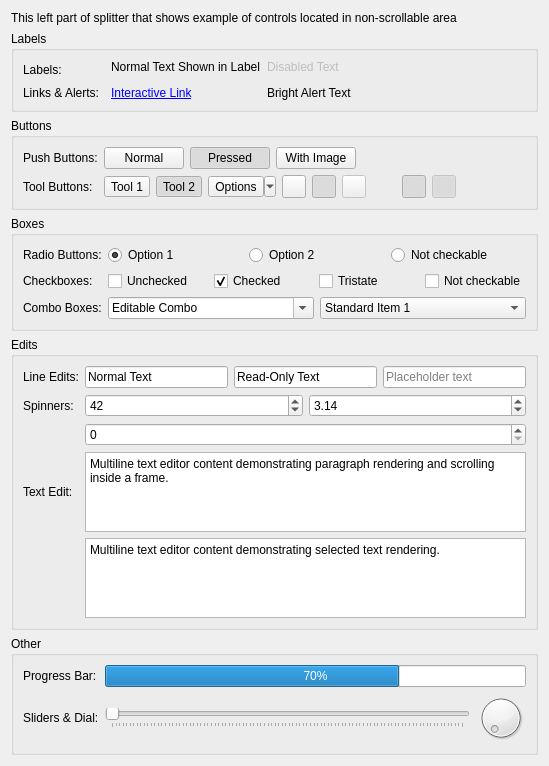
      <widget class="QWidget" name="tabBasic">
       <attribute name="title">
        <string>Basic Controls</string>
       </attribute>
       <layout class="QVBoxLayout" name="verticalLayout">
        <item>
         <widget class="QSplitter" name="splitter">
          <property name="orientation">
           <enum>Qt::Orientation::Vertical</enum>
          </property>
          <widget class="QWidget" name="widget" native="true">
           <layout class="QGridLayout" name="gridLayout_3">
            <item row="2" column="0">
             <widget class="QGroupBox" name="groupBox_3">
              <property name="title">
               <string>Buttons</string>
              </property>
              <layout class="QGridLayout" name="gridLayout_4">
               <item row="0" column="0" rowspan="2">
                <widget class="QLabel" name="lblPushBtnHead_2">
                 <property name="text">
                  <string>Push Buttons:</string>
                 </property>
                </widget>
               </item>
               <item row="2" column="0">
                <widget class="QLabel" name="lblToolBtnHead_2">
                 <property name="text">
                  <string>Tool Buttons:</string>
                 </property>
                </widget>
               </item>
               <item row="2" column="1">
                <layout class="QHBoxLayout" name="horizontalLayout_3">
                 <item>
                  <widget class="QToolButton" name="toolBtn1_2">
                   <property name="text">
                    <string>Tool 1</string>
                   </property>
                  </widget>
                 </item>
                 <item>
                  <widget class="QToolButton" name="toolBtn2_2">
                   <property name="text">
                    <string>Tool 2</string>
                   </property>
                   <property name="checkable">
                    <bool>true</bool>
                   </property>
                   <property name="checked">
                    <bool>true</bool>
                   </property>
                  </widget>
                 </item>
                 <item>
                  <widget class="QToolButton" name="tbOptions_2">
                   <property name="text">
                    <string>Options</string>
                   </property>
                   <property name="popupMode">
                    <enum>QToolButton::ToolButtonPopupMode::MenuButtonPopup</enum>
                   </property>
                  </widget>
                 </item>
                 <item>
                  <widget class="QToolButton" name="toolButton_8">
                   <property name="toolTip">
                    <string>Just sample of toolbar with icon with applied color styling</string>
                   </property>
                   <property name="text">
                    <string/>
                   </property>
                   <property name="icon">
                    <iconset>
                     <normaloff>:/icons/visible.lci</normaloff>:/icons/visible.lci</iconset>
                   </property>
                  </widget>
                 </item>
                 <item>
                  <widget class="QToolButton" name="toolButton_9">
                   <property name="toolTip">
                    <string>Just sample of toolbar with icon with applied color styling</string>
                   </property>
                   <property name="text">
                    <string/>
                   </property>
                   <property name="icon">
                    <iconset>
                     <normaloff>:/icons/move_copy.lci</normaloff>:/icons/move_copy.lci</iconset>
                   </property>
                   <property name="checkable">
                    <bool>true</bool>
                   </property>
                   <property name="checked">
                    <bool>true</bool>
                   </property>
                  </widget>
                 </item>
                 <item>
                  <widget class="QToolButton" name="toolButton_10">
                   <property name="enabled">
                    <bool>false</bool>
                   </property>
                   <property name="toolTip">
                    <string>Just sample of toolbar with icon with applied color styling</string>
                   </property>
                   <property name="text">
                    <string/>
                   </property>
                   <property name="icon">
                    <iconset>
                     <normaloff>:/icons/close_all.lci</normaloff>:/icons/close_all.lci</iconset>
                   </property>
                   <property name="checkable">
                    <bool>true</bool>
                   </property>
                  </widget>
                 </item>
                 <item>
                  <widget class="QToolButton" name="toolButton_11">
                   <property name="toolTip">
                    <string>Just sample of toolbar with icon with applied color styling</string>
                   </property>
                   <property name="text">
                    <string/>
                   </property>
                   <property name="icon">
                    <iconset>
                     <normaloff>:/icons/add.lci</normaloff>:/icons/add.lci</iconset>
                   </property>
                   <property name="checkable">
                    <bool>true</bool>
                   </property>
                   <property name="autoRaise">
                    <bool>true</bool>
                   </property>
                  </widget>
                 </item>
                 <item>
                  <widget class="QToolButton" name="toolButton_12">
                   <property name="toolTip">
                    <string>Just sample of toolbar with icon with applied color styling</string>
                   </property>
                   <property name="text">
                    <string/>
                   </property>
                   <property name="icon">
                    <iconset>
                     <normaloff>:/icons/line_2p.lci</normaloff>:/icons/line_2p.lci</iconset>
                   </property>
                   <property name="checkable">
                    <bool>true</bool>
                   </property>
                   <property name="checked">
                    <bool>true</bool>
                   </property>
                   <property name="autoRaise">
                    <bool>true</bool>
                   </property>
                  </widget>
                 </item>
                 <item>
                  <widget class="QToolButton" name="toolButton_13">
                   <property name="enabled">
                    <bool>false</bool>
                   </property>
                   <property name="toolTip">
                    <string>Just sample of toolbar with icon with applied color styling</string>
                   </property>
                   <property name="text">
                    <string/>
                   </property>
                   <property name="icon">
                    <iconset>
                     <normaloff>:/icons/interactive_pick_angle.lci</normaloff>:/icons/interactive_pick_angle.lci</iconset>
                   </property>
                   <property name="checkable">
                    <bool>true</bool>
                   </property>
                   <property name="checked">
                    <bool>true</bool>
                   </property>
                  </widget>
                 </item>
                 <item>
                  <widget class="QToolButton" name="toolButton_14">
                   <property name="enabled">
                    <bool>false</bool>
                   </property>
                   <property name="toolTip">
                    <string>Just sample of toolbar with icon with applied color styling</string>
                   </property>
                   <property name="text">
                    <string/>
                   </property>
                   <property name="icon">
                    <iconset>
                     <normaloff>:/icons/spline_explode.lci</normaloff>:/icons/spline_explode.lci</iconset>
                   </property>
                   <property name="autoRaise">
                    <bool>true</bool>
                   </property>
                  </widget>
                 </item>
                 <item>
                  <spacer name="horizontalSpacer_2">
                   <property name="orientation">
                    <enum>Qt::Orientation::Horizontal</enum>
                   </property>
                   <property name="sizeHint" stdset="0">
                    <size>
                     <width>40</width>
                     <height>20</height>
                    </size>
                   </property>
                  </spacer>
                 </item>
                </layout>
               </item>
               <item row="0" column="1" rowspan="2">
                <layout class="QHBoxLayout" name="btnLayout_2">
                 <item>
                  <widget class="QPushButton" name="btnNormal_2">
                   <property name="autoFillBackground">
                    <bool>true</bool>
                   </property>
                   <property name="text">
                    <string>Normal</string>
                   </property>
                  </widget>
                 </item>
                 <item>
                  <widget class="QPushButton" name="btnPressed_2">
                   <property name="autoFillBackground">
                    <bool>true</bool>
                   </property>
                   <property name="text">
                    <string>Pressed</string>
                   </property>
                   <property name="checkable">
                    <bool>true</bool>
                   </property>
                   <property name="down">
                    <bool>true</bool>
                   </property>
                  </widget>
                 </item>
                 <item>
                  <widget class="QPushButton" name="pushButton">
                   <property name="text">
                    <string>With Image</string>
                   </property>
                   <property name="icon">
                    <iconset>
                     <normaloff>:/icons/save.lci</normaloff>:/icons/save.lci</iconset>
                   </property>
                  </widget>
                 </item>
                 <item>
                  <spacer name="horizontalSpacer">
                   <property name="orientation">
                    <enum>Qt::Orientation::Horizontal</enum>
                   </property>
                   <property name="sizeHint" stdset="0">
                    <size>
                     <width>0</width>
                     <height>0</height>
                    </size>
                   </property>
                  </spacer>
                 </item>
                </layout>
               </item>
              </layout>
             </widget>
            </item>
            <item row="4" column="0">
             <widget class="QGroupBox" name="groupBox">
              <property name="title">
               <string>Edits</string>
              </property>
              <layout class="QGridLayout" name="gridLayout">
               <item row="1" column="1">
                <layout class="QHBoxLayout" name="spinLayout_2">
                 <item>
                  <widget class="QSpinBox" name="spinInt_2">
                   <property name="value">
                    <number>42</number>
                   </property>
                  </widget>
                 </item>
                 <item>
                  <widget class="QDoubleSpinBox" name="spinDouble_2">
                   <property name="value">
                    <double>3.140000000000000</double>
                   </property>
                  </widget>
                 </item>
                </layout>
               </item>
               <item row="4" column="1">
                <widget class="QTextEdit" name="teSelection_2">
                 <property name="maximumSize">
                  <size>
                   <width>16777215</width>
                   <height>80</height>
                  </size>
                 </property>
                 <property name="html">
                  <string>&lt;!DOCTYPE HTML PUBLIC &quot;-//W3C//DTD HTML 4.0//EN&quot; &quot;http://www.w3.org/TR/REC-html40/strict.dtd&quot;&gt;
&lt;html&gt;&lt;head&gt;&lt;meta name=&quot;qrichtext&quot; content=&quot;1&quot; /&gt;&lt;meta charset=&quot;utf-8&quot; /&gt;&lt;style type=&quot;text/css&quot;&gt;
p, li { white-space: pre-wrap; }
hr { height: 1px; border-width: 0; }
li.unchecked::marker { content: &quot;\2610&quot;; }
li.checked::marker { content: &quot;\2612&quot;; }
&lt;/style&gt;&lt;/head&gt;&lt;body style=&quot; font-family:'Segoe UI'; font-size:9pt; font-weight:400; font-style:normal;&quot;&gt;
&lt;p style=&quot; margin-top:0px; margin-bottom:0px; margin-left:0px; margin-right:0px; -qt-block-indent:0; text-indent:0px;&quot;&gt;Multiline text editor content demonstrating selected text rendering.&lt;/p&gt;&lt;/body&gt;&lt;/html&gt;</string>
                 </property>
                </widget>
               </item>
               <item row="3" column="0">
                <widget class="QLabel" name="lblTextEditHead_2">
                 <property name="text">
                  <string>Text Edit:</string>
                 </property>
                </widget>
               </item>
               <item row="0" column="1">
                <layout class="QHBoxLayout" name="lineLayout_2">
                 <item>
                  <widget class="QLineEdit" name="lineEditNormal_2">
                   <property name="text">
                    <string>Normal Text</string>
                   </property>
                  </widget>
                 </item>
                 <item>
                  <widget class="QLineEdit" name="lineEditReadOnly_2">
                   <property name="text">
                    <string>Read-Only Text</string>
                   </property>
                   <property name="readOnly">
                    <bool>true</bool>
                   </property>
                  </widget>
                 </item>
                 <item>
                  <widget class="QLineEdit" name="leSelection_2">
                   <property name="placeholderText">
                    <string>Placeholder text</string>
                   </property>
                  </widget>
                 </item>
                </layout>
               </item>
               <item row="1" column="0">
                <widget class="QLabel" name="lblSpinHead_2">
                 <property name="text">
                  <string>Spinners:</string>
                 </property>
                </widget>
               </item>
               <item row="3" column="1">
                <widget class="QTextEdit" name="textEdit_2">
                 <property name="maximumSize">
                  <size>
                   <width>16777215</width>
                   <height>80</height>
                  </size>
                 </property>
                 <property name="html">
                  <string>&lt;!DOCTYPE HTML PUBLIC &quot;-//W3C//DTD HTML 4.0//EN&quot; &quot;http://www.w3.org/TR/REC-html40/strict.dtd&quot;&gt;
&lt;html&gt;&lt;head&gt;&lt;meta name=&quot;qrichtext&quot; content=&quot;1&quot; /&gt;&lt;meta charset=&quot;utf-8&quot; /&gt;&lt;style type=&quot;text/css&quot;&gt;
p, li { white-space: pre-wrap; }
hr { height: 1px; border-width: 0; }
li.unchecked::marker { content: &quot;\2610&quot;; }
li.checked::marker { content: &quot;\2612&quot;; }
&lt;/style&gt;&lt;/head&gt;&lt;body style=&quot; font-family:'Segoe UI'; font-size:9pt; font-weight:400; font-style:normal;&quot;&gt;
&lt;p style=&quot; margin-top:0px; margin-bottom:0px; margin-left:0px; margin-right:0px; -qt-block-indent:0; text-indent:0px;&quot;&gt;Multiline text editor content demonstrating paragraph rendering and scrolling inside a frame.&lt;/p&gt;&lt;/body&gt;&lt;/html&gt;</string>
                 </property>
                </widget>
               </item>
               <item row="0" column="0">
                <widget class="QLabel" name="lblLineEditHead_2">
                 <property name="text">
                  <string>Line Edits:</string>
                 </property>
                </widget>
               </item>
               <item row="2" column="1">
                <widget class="QSpinBox" name="spinBox">
                 <property name="maximum">
                  <number>200</number>
                 </property>
                </widget>
               </item>
              </layout>
             </widget>
            </item>
            <item row="3" column="0">
             <widget class="QGroupBox" name="groupBox_2">
              <property name="title">
               <string>Boxes</string>
              </property>
              <layout class="QGridLayout" name="gridLayout_2" columnstretch="0,2">
               <item row="3" column="0">
                <widget class="QLabel" name="lblComboHead_2">
                 <property name="text">
                  <string>Combo Boxes:</string>
                 </property>
                </widget>
               </item>
               <item row="2" column="1">
                <layout class="QHBoxLayout" name="horizontalLayout_4"/>
               </item>
               <item row="3" column="1">
                <layout class="QHBoxLayout" name="comboLayout_2">
                 <item>
                  <widget class="QComboBox" name="comboEditable_2">
                   <property name="editable">
                    <bool>true</bool>
                   </property>
                   <property name="currentText">
                    <string>Editable Combo</string>
                   </property>
                  </widget>
                 </item>
                 <item>
                  <widget class="QComboBox" name="comboStandard_2">
                   <item>
                    <property name="text">
                     <string>Standard Item 1</string>
                    </property>
                   </item>
                   <item>
                    <property name="text">
                     <string>Standard Item 2</string>
                    </property>
                   </item>
                  </widget>
                 </item>
                </layout>
               </item>
               <item row="1" column="0">
                <widget class="QLabel" name="lblChkHead_2">
                 <property name="text">
                  <string>Checkboxes:</string>
                 </property>
                </widget>
               </item>
               <item row="1" column="1">
                <layout class="QHBoxLayout" name="chkLayout_2">
                 <item>
                  <widget class="QCheckBox" name="chkUnchecked_2">
                   <property name="text">
                    <string>Unchecked</string>
                   </property>
                  </widget>
                 </item>
                 <item>
                  <widget class="QCheckBox" name="chkChecked_2">
                   <property name="text">
                    <string>Checked</string>
                   </property>
                   <property name="checked">
                    <bool>true</bool>
                   </property>
                  </widget>
                 </item>
                 <item>
                  <widget class="QCheckBox" name="chkTristate_2">
                   <property name="text">
                    <string>Tristate</string>
                   </property>
                   <property name="tristate">
                    <bool>true</bool>
                   </property>
                  </widget>
                 </item>
                 <item>
                  <widget class="QCheckBox" name="checkBox_2">
                   <property name="text">
                    <string>Not checkable</string>
                   </property>
                   <property name="checkable">
                    <bool>false</bool>
                   </property>
                  </widget>
                 </item>
                </layout>
               </item>
               <item row="0" column="0">
                <widget class="QLabel" name="lblRadioHead_2">
                 <property name="text">
                  <string>Radio Buttons:</string>
                 </property>
                </widget>
               </item>
               <item row="0" column="1">
                <layout class="QHBoxLayout" name="radioLayout_2">
                 <item>
                  <widget class="QRadioButton" name="radio1_2">
                   <property name="text">
                    <string>Option 1</string>
                   </property>
                   <property name="checked">
                    <bool>true</bool>
                   </property>
                  </widget>
                 </item>
                 <item>
                  <widget class="QRadioButton" name="radio2_2">
                   <property name="text">
                    <string>Option 2</string>
                   </property>
                  </widget>
                 </item>
                 <item>
                  <widget class="QRadioButton" name="radioButton_2">
                   <property name="text">
                    <string>Not checkable</string>
                   </property>
                   <property name="checkable">
                    <bool>false</bool>
                   </property>
                  </widget>
                 </item>
                </layout>
               </item>
              </layout>
             </widget>
            </item>
            <item row="1" column="0">
             <widget class="QGroupBox" name="groupBox_4">
              <property name="title">
               <string>Labels</string>
              </property>
              <layout class="QGridLayout" name="gridLayout_8">
               <item row="0" column="5">
                <spacer name="horizontalSpacer_4">
                 <property name="orientation">
                  <enum>Qt::Orientation::Horizontal</enum>
                 </property>
                 <property name="sizeHint" stdset="0">
                  <size>
                   <width>0</width>
                   <height>0</height>
                  </size>
                 </property>
                </spacer>
               </item>
               <item row="2" column="0">
                <widget class="QLabel" name="lblSpecialHead_2">
                 <property name="text">
                  <string>Links &amp; Alerts:</string>
                 </property>
                </widget>
               </item>
               <item row="2" column="4">
                <widget class="QLabel" name="lblBrightText_2">
                 <property name="toolTip">
                  <string>Demonstrates QPalette::BrightText role.</string>
                 </property>
                 <property name="text">
                  <string>Bright Alert Text</string>
                 </property>
                </widget>
               </item>
               <item row="0" column="4">
                <widget class="QLabel" name="lblDisabled_2">
                 <property name="enabled">
                  <bool>false</bool>
                 </property>
                 <property name="text">
                  <string>Disabled Text</string>
                 </property>
                </widget>
               </item>
               <item row="0" column="0" rowspan="2" colspan="2">
                <widget class="QLabel" name="lblLabelHead_2">
                 <property name="text">
                  <string>Labels:</string>
                 </property>
                </widget>
               </item>
               <item row="0" column="2">
                <widget class="QLabel" name="lblNormal_2">
                 <property name="text">
                  <string>Normal Text Shown in Label</string>
                 </property>
                </widget>
               </item>
               <item row="2" column="2">
                <widget class="QLabel" name="lblLink_2">
                 <property name="toolTip">
                  <string>Demonstrates QPalette::Link and LinkVisited roles.</string>
                 </property>
                 <property name="text">
                  <string>&lt;a href=&quot;#1&quot;&gt;Interactive Link&lt;/a&gt;</string>
                 </property>
                 <property name="textFormat">
                  <enum>Qt::TextFormat::RichText</enum>
                 </property>
                 <property name="openExternalLinks">
                  <bool>true</bool>
                 </property>
                </widget>
               </item>
              </layout>
             </widget>
            </item>
            <item row="5" column="0">
             <widget class="QGroupBox" name="controlsGroupBox_2">
              <property name="title">
               <string>Other</string>
              </property>
              <layout class="QGridLayout" name="gridLayout_5">
               <item row="0" column="0">
                <widget class="QLabel" name="lblProgressHead_2">
                 <property name="text">
                  <string>Progress Bar:</string>
                 </property>
                </widget>
               </item>
               <item row="0" column="1">
                <widget class="QProgressBar" name="progress_2">
                 <property name="value">
                  <number>70</number>
                 </property>
                </widget>
               </item>
               <item row="1" column="0">
                <widget class="QLabel" name="lblSlidersHead_2">
                 <property name="text">
                  <string>Sliders &amp; Dial:</string>
                 </property>
                </widget>
               </item>
               <item row="1" column="1">
                <layout class="QHBoxLayout" name="slidersLayout_2">
                 <item>
                  <widget class="QSlider" name="slider_2">
                   <property name="orientation">
                    <enum>Qt::Orientation::Horizontal</enum>
                   </property>
                   <property name="tickPosition">
                    <enum>QSlider::TickPosition::TicksBelow</enum>
                   </property>
                  </widget>
                 </item>
                 <item>
                  <widget class="QDial" name="dial_2">
                   <property name="maximumSize">
                    <size>
                     <width>50</width>
                     <height>50</height>
                    </size>
                   </property>
                  </widget>
                 </item>
                </layout>
               </item>
              </layout>
             </widget>
            </item>
            <item row="0" column="0">
             <widget class="QLabel" name="label">
              <property name="text">
               <string>This left part of splitter that shows example of controls located in non-scrollable area</string>
              </property>
             </widget>
            </item>
           </layout>
          </widget>
         </widget>
        </item>
        <item>
         <spacer name="verticalSpacer_2">
          <property name="orientation">
           <enum>Qt::Orientation::Vertical</enum>
          </property>
          <property name="sizeHint" stdset="0">
           <size>
            <width>0</width>
            <height>0</height>
           </size>
          </property>
         </spacer>
        </item>
       </layout>
      </widget>
